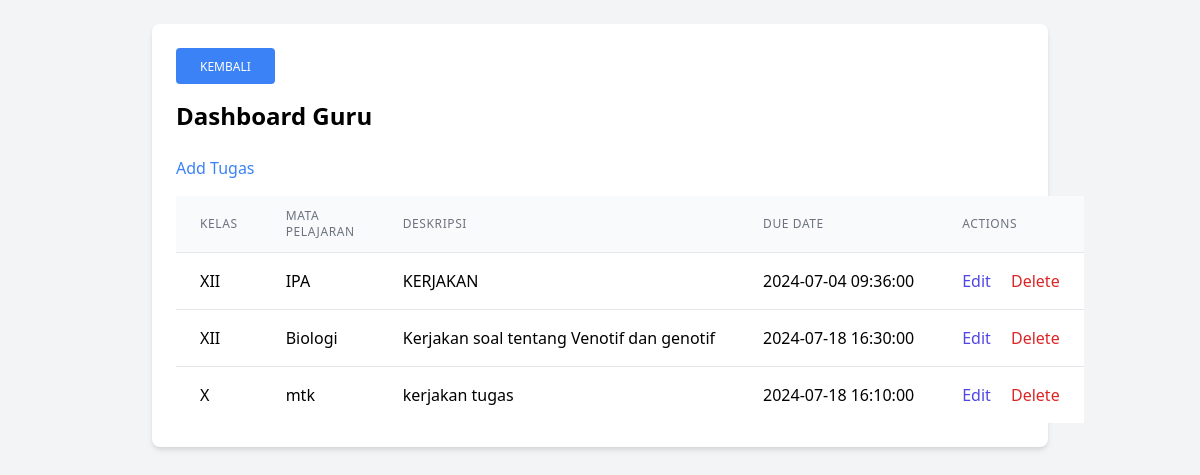
Page /dashboard_guru/tugas_siswa.php (signed in) on the earlier database version.
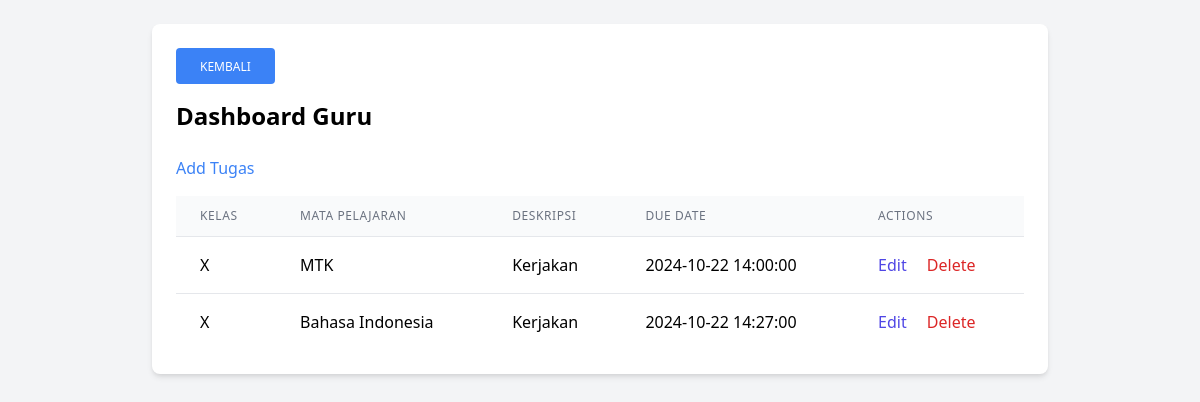
Same page on the later database version.
### tables this page shows
CREATE TABLE `tugas` (
  `id` int(11) NOT NULL,
  `guru_id` int(11) NOT NULL,
  `kelas` varchar(10) NOT NULL,
  `mata_pelajaran` varchar(50) NOT NULL,
  `deskripsi` text DEFAULT NULL,
  `due_date` datetime NOT NULL,
  `overdue` tinyint(1) DEFAULT 0
);

### public/dashboard_guru/tugas_siswa.php (the view, shortened to what this page needs)
<?php
include '../db.php';
$guru_id = $_SESSION['user_id'];
$sql = "SELECT * FROM tugas WHERE guru_id='$guru_id'";
$result = $conn->query($sql);
?>
<!DOCTYPE html>
<html>
<head>
    <link href="https://cdn.jsdelivr.net/npm/tailwindcss@2.2.19/dist/tailwind.min.css" rel="stylesheet">
</head>
<body class="bg-gray-100 p-6">
    <div class="max-w-4xl mx-auto bg-white p-6 rounded-lg shadow-md">
        <a href="../role.php" role="button" class="mr-6 inline-block rounded bg-blue-500 text-white shadow-[0_4px_9px_-4px_rgba(51,45,45,0.7)] hover:bg-blue-600 hover:shadow-[0_8px_9px_-4px_rgba(51,45,45,0.2),0_4px_18px_0_rgba(51,45,45,0.1)] focus:bg-blue-800 focus:shadow-[0_8px_9px_-4px_rgba(51,45,45,0.2),0_4px_18px_0_rgba(51,45,45,0.1)] active:bg-blue-700 active:shadow-[0_8px_9px_-4px_rgba(51,45,45,0.2),0_4px_18px_0_rgba(51,45,45,0.1)] px-6 pb-2 pt-2.5 text-xs font-medium uppercase leading-normal transition duration-150 ease-in-out focus:outline-none focus:ring-0 mb-4">kembali</a>
        <h2 class="text-2xl font-bold mb-6">Dashboard Guru</h2>
        <a href="add_tugas.php" class="text-blue-500 hover:text-blue-700 mb-4 inline-block">Add Tugas</a>
        <table class="min-w-full divide-y divide-gray-200">
            <thead class="bg-gray-50">
                <tr>
                    <th class="px-6 py-3 text-left text-xs font-medium text-gray-500 uppercase tracking-wider">Kelas</th>
                    <th class="px-6 py-3 text-left text-xs font-medium text-gray-500 uppercase tracking-wider">Mata Pelajaran</th>
                    <th class="px-6 py-3 text-left text-xs font-medium text-gray-500 uppercase tracking-wider">Deskripsi</th>
                    <th class="px-6 py-3 text-left text-xs font-medium text-gray-500 uppercase tracking-wider">Due Date</th>
                    <th class="px-6 py-3 text-left text-xs font-medium text-gray-500 uppercase tracking-wider">Actions</th>
                </tr>
            </thead>
            <tbody class="bg-white divide-y divide-gray-200">
                <?php while ($row = $result->fetch_assoc()): ?>
                    <tr>
                        <td class="px-6 py-4 whitespace-nowrap"><?php echo $row['kelas']; ?></td>
                        <td class="px-6 py-4 whitespace-nowrap"><?php echo $row['mata_pelajaran']; ?></td>
                        <td class="px-6 py-4 whitespace-nowrap"><?php echo $row['deskripsi']; ?></td>
                        <td class="px-6 py-4 whitespace-nowrap"><?php echo $row['due_date']; ?></td>
                        <td class="px-6 py-4 whitespace-nowrap">
                            <a href="edit_tugas.php?id=<?php echo $row['id']; ?>" class="text-indigo-600 hover:text-indigo-900">Edit</a>
                            <a href="delete_tugas.php?id=<?php echo $row['id']; ?>" class="text-red-600 hover:text-red-900 ml-4" onclick="return confirm('yakin ingin menghapus tugas ini?');">Delete</a>
                        </td>
                    </tr>
                <?php endwhile; ?>
            </tbody>
        </table>
    </div>
</body>
</html>

Differences in the rows shown:
removed tugas: kelas "XII", mata_pelajaran "IPA", deskripsi "KERJAKAN", due_date "2024-07-04 09:36:00"
removed tugas: kelas "XII", mata_pelajaran "Biologi", deskripsi "Kerjakan soal tentang Venotif dan genotif", due_date "2024-07-18 16:30:00"
removed tugas: kelas "X", mata_pelajaran "mtk", deskripsi "kerjakan tugas", due_date "2024-07-18 16:10:00"
added tugas: kelas "X", mata_pelajaran "MTK", deskripsi "Kerjakan", due_date "2024-10-22 14:00:00"
added tugas: kelas "X", mata_pelajaran "Bahasa Indonesia", deskripsi "Kerjakan", due_date "2024-10-22 14:27:00"
